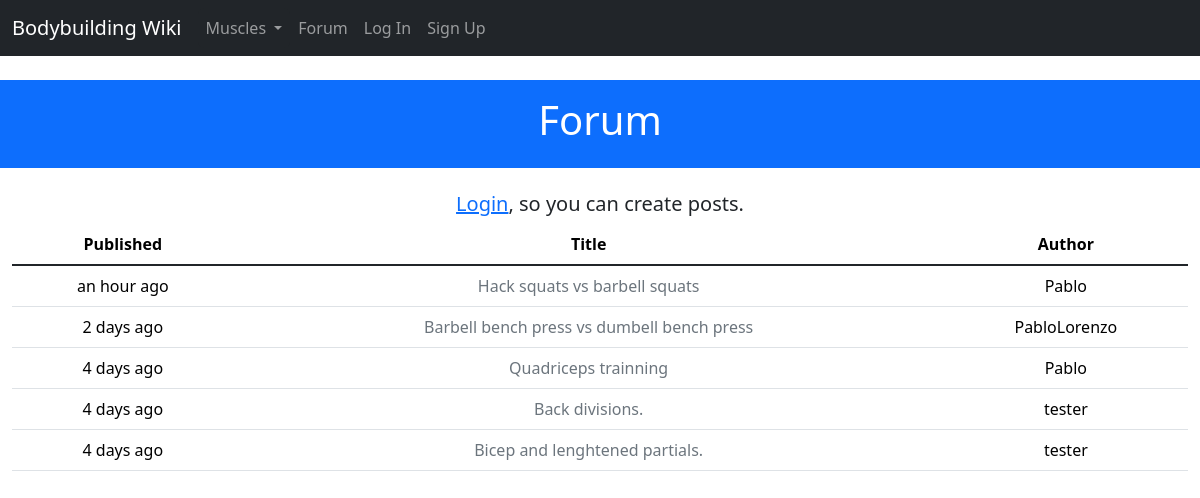
Page /forum on the committed database.
### project/forum/models.py (models this page shows)
class Post(db.Model):
 __tablename__ = 'posts'
 id = db.Column(db.Integer, primary_key=True)
 title = db.Column(db.String(50))
 body = db.Column(db.Text)
 timestamp = db.Column(db.DateTime, index=True, default=datetime.utcnow)
 author_id = db.Column(db.Integer, db.ForeignKey('users.id'))
 comments = db.Relationship('Comment', backref='post', lazy='dynamic')

### project/auth/models.py (models this page shows, shortened)
class User(UserMixin, db.Model):
    __tablename__ = 'users'
    id = db.Column(db.Integer, primary_key=True)
    username = db.Column(db.String(64), unique=True, index=True)
    email = db.Column(db.String(64), unique=True, index=True)
    role_id = db.Column(db.Integer, db.ForeignKey('roles.id'))
    name = db.Column(db.String(64))
    location = db.Column(db.String(64))
    about_me = db.Column(db.Text())
    member_since = db.Column(db.DateTime(), default=datetime.utcnow) # datetime.utcnow is missing the () at the end. This is because the default argument in db.Column() can take a function as a value.
    last_seen = db.Column(db.DateTime(), default=datetime.utcnow)
    password_hash = db.Column(db.String(128))
    posts = db.relationship('Post', backref='author', lazy='dynamic')
    comments = db.relationship('Comment', backref='author', lazy='dynamic')
    papers_saved = db.relationship('PaperSaved', lazy='dynamic')
    def can(self, perm):
        return self.role is not None and self.role.has_permission(perm)
    @property
    def password(self):
        raise AttributeError('password is not a readable attribute')

### project/forum/views.py (the view)
@forum.route('')
def index():
    posts = Post.query.order_by(Post.timestamp.desc()).all()
    return render_template('forum/index.html', posts=posts)

### project/auth/models.py (called while the page is built)
    def can(self, permissions):
        return False

### project/main/__init__.py (called while the page is built)
@main.app_context_processor
def inject_user():
    return dict(user=current_user or None)

@main.app_context_processor
def inject_permissions():
    return dict(Permission=Permission)

@main.app_context_processor
def inject_muscles():
    return dict(muscles=Muscle.query.all())

### project/templates/forum/index.html (shortened to what this page needs)
{% extends 'base.html' %}
{% block header %}Forum{% endblock header %}
{% block content %}
{% if user.can(Permission.WRITE) %}
    <h5 class="text-center">Have something to discuss? <a href="{{ url_for('forum.post_create') }}"> create a post </a></h2>
{% else %}
<h5 class="text-center"><a href="{{ url_for('auth.login') }}">Login</a>, so you can create posts.</h5>
{% endif %}
<table class="table table-hover">
    <thead class="text-center">
        <th scope="col">Published</th>
        <th scope="col">Title</th>
        <th scope="col">Author</th>
    </thead>
    <tbody class="table-group-divider text-center">
        {% for post in posts %}
        <tr scope="row">
            <td>{{ moment(post.timestamp).fromNow() }}</td>
            <td><a href="{{ url_for('forum.post_read', id=post.id) }}"
                class="link-secondary link-offset-2 link-underline-opacity-0 link-underline-opacity-100-hover">{{post.title}}</a></td>
            <td>{{post.author.username}}</td>
        </tr>
        {% endfor %}
    </tbody>
</table>
{% endblock content %}

### rows in the picture
Post: timestamp "an hour ago", title "Hack squats vs barbell squats", author.username "Pablo"
Post: timestamp "2 days ago", title "Barbell bench press vs dumbell bench press", author.username "PabloLorenzo"
Post: timestamp "4 days ago", title "Quadriceps trainning", author.username "Pablo"
Post: timestamp "4 days ago", title "Back divisions.", author.username "tester"
Post: timestamp "4 days ago", title "Bicep and lenghtened partials.", author.username "tester"
